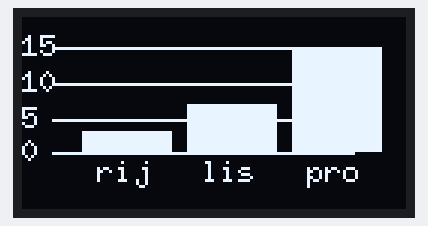
Simulated run of this sketch. Board: Arduino Uno, built with avr-gcc and run on an emulated ATmega328P. On the bench: 128×64 one-colour display.

Above: at 0.3 s.

The sketch:

Graf.ino
```cpp
#include <Wire.h>
#include <U8glib.h>

// Konstruktor pro SSD1306 128x64 I2C
U8GLIB_SSD1306_128X64 oled(U8G_I2C_OPT_NONE);

const int MAX_MONTHS = 3;

// pevné testovací hodnoty (říj=3, lis=7, pro=15)
int waterings[MAX_MONTHS] = {3, 7, 15};

// index aktuálního měsíce
int monthNumber = 11;
int currentMonthIndex = 2;

const char* monthNames[12] = {"led","uno","bre","dub","kve","cvn",
                              "cvc","srp","zar","rij","lis","pro"};

void setup() {
  // U8glib nevyžaduje begin()
}

void loop() {
  drawChart();
  delay(3000);
}

void drawChart() {
  oled.firstPage();
  do {
    drawChartPage();
  } while (oled.nextPage());
}

void drawChartPage() {

  const int chartTop = 10;        // horní okraj grafu
  const int chartBottom = 45;     // spodní okraj grafu posunutý nahoru, dole místo pro popisky
  const int chartHeight = chartBottom - chartTop;
  const int barWidth = 30;
  const int barSpacing = 5;

  oled.setFont(u8g_font_6x10);

  // Osa Y
  for (int yVal = 0; yVal <= 15; yVal += 5) {
    int y = chartBottom - (yVal * chartHeight / 15);
    oled.drawLine(10, y, 110, y);    // vodorovná čára
    oled.setPrintPos(0, y + 3);      // číslo
    oled.print(yVal);
  }

  // Sloupce
  for (int i = 0; i < MAX_MONTHS; i++) {
    int val = waterings[i];
    int x = 20 + i * (barWidth + barSpacing);
    int barH = val * chartHeight / 15;

    oled.drawFrame(x, chartBottom - barH, barWidth, barH);
    oled.drawBox(x + 1, chartBottom - barH + 1, barWidth - 2, barH - 2);

    // popisek měsíce pod sloupcem
    int m = (monthNumber - (MAX_MONTHS - 1 - i) + 12) % 12;
    oled.setPrintPos(x + 5, chartBottom + 10);
    oled.print(monthNames[m]);
  }
}
```
